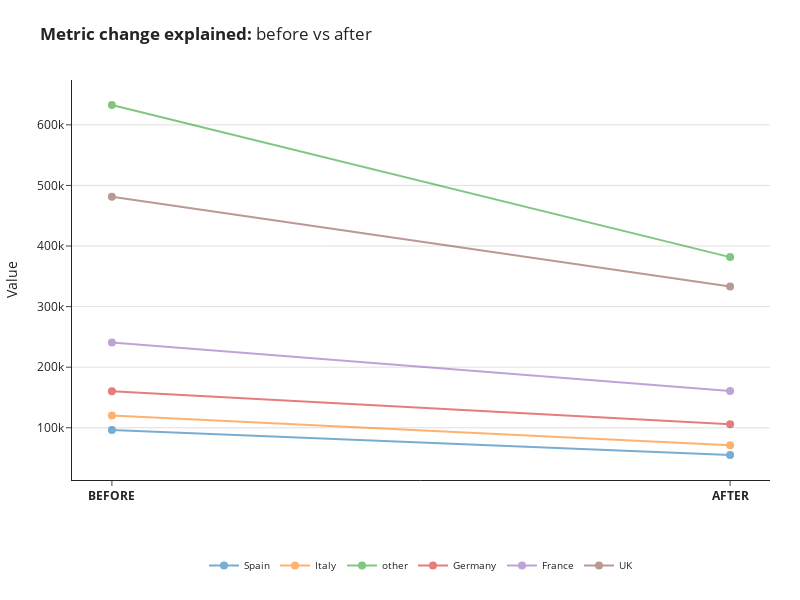
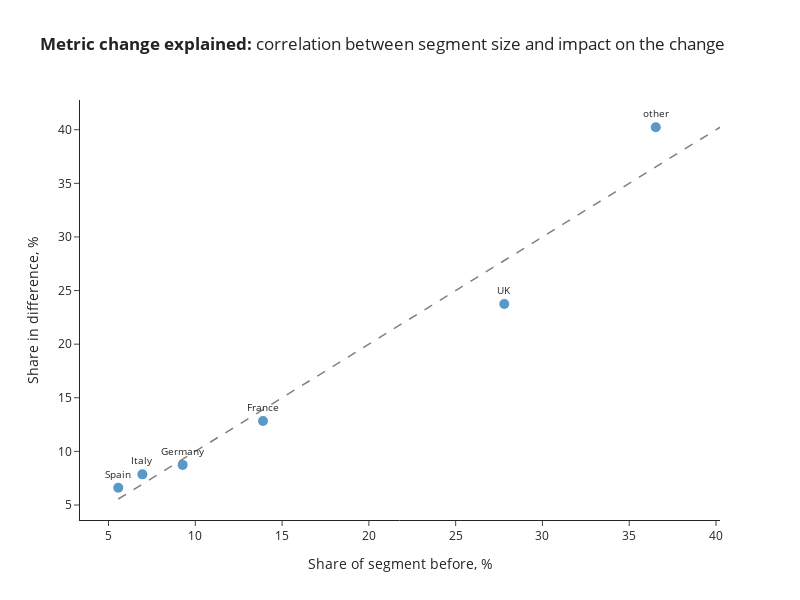
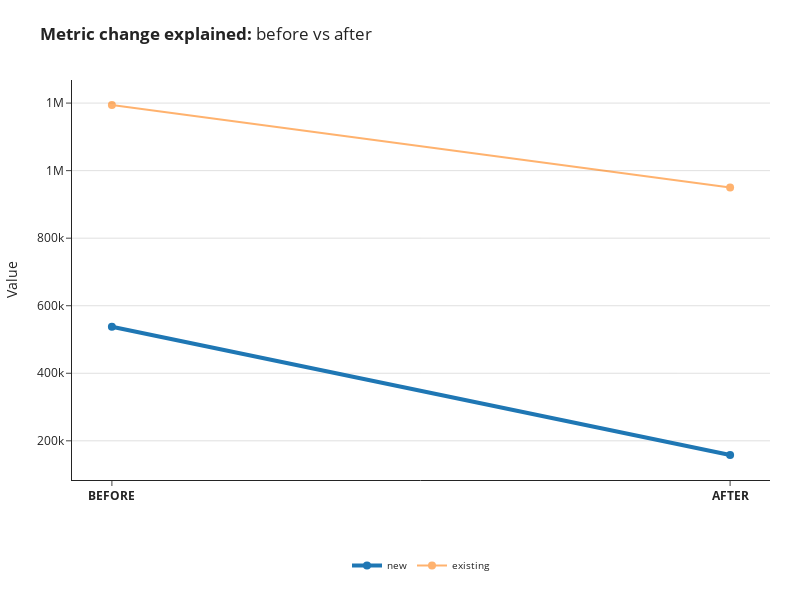
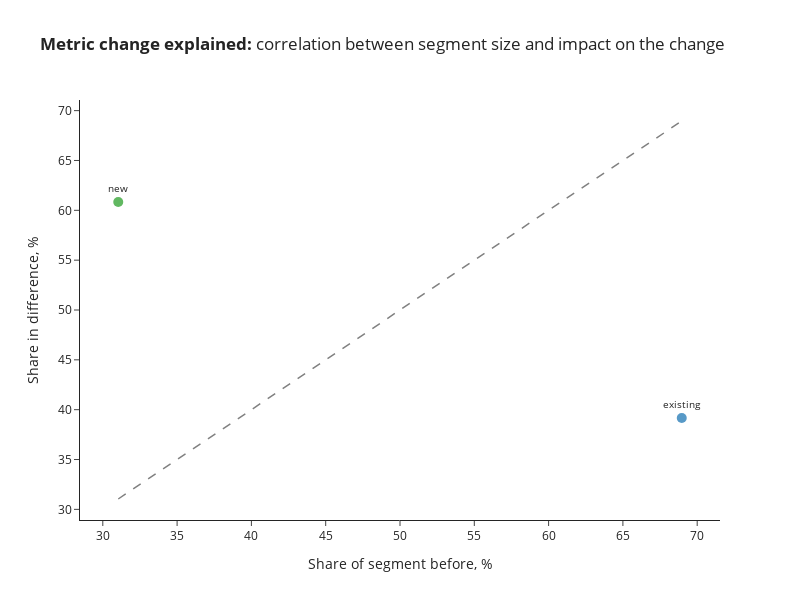

Here is the notebook cell these charts were saved with, in order:
### Code cell
task = """
Here is a pandas dataframe showing the revenue by segment, comparing values before (April 2025) and after (May 2025). 

You're a senior and experienced data analyst. Your task will be understand the changes to the revenue (after vs before) in different segments 
and provide executive summary.

## Follow the plan:
1. Start by udentifying the list of dimensions (columns in dataframe that are not "before" and "after")
2. There might be multiple dimensions in the dataframe. Start high-level by looking at each dimension in isolation, combine all results 
together into the list of segments analysed (don't forget to save the dimension used for each segment). 
Use the provided tools to analyse the changes of metrics: {tools_description}. 
3. Analyse the results from previous step and keep only segments that have outsized impact on the KPI change (absolute of impact_norm is above 1.25). 
4. Check what dimensions are present in the list of significant segment, if there are multiple ones - execute the tool on their combinations 
and add to the analysed segments. If after adding an additional dimension, all subsegments show close different_rate and impact_norm values, 
then we can exclude this split (even though impact_norm is above 1.25), since it doesn't explain anything. 
5. Summarise the significant changes you identified. 
6. Try to explain what is going on with metrics by getting info from the change_log_agent. Please, provide the agent the full context 
(what segments have outsized impact, what is the relative change and what is the period we're looking at). 
Summarise the information from the changelog and mention only 1-3 the most probable causes of the KPI change (starting from the most impactful one).
7. Put together 3-5 sentences commentary what happened high-level and why (based on the info received from the change log). 
Then follow it up with more detailed summary: 
- Top-line total value of metric before and after in human-readable format, absolute and relative change 
- List of segments that meaningfully influenced the metric positively or negatively with the following numbers: values before and after, 
absoltue and relative change, share of segment before, impact and normed impact. Order the segments by absolute value of absolute change since 
it represents the power of impact. 

## Instruction on the calculate_simple_growth_metrics tool:
By default, you should use the tool for the whole dataset not the segment, since it will give you the full information about the changes.

Here is the guidance how to interpret the output of the tool
- difference - the absolute difference between after and before values
- difference_rate - the relative difference (if it's close for all segments then the dimension is not informative)
- impact - the share of KPI differnce explained by this segment 
- segment_share_before - share of segment before
- impact_norm - impact normed on the share of segments, we're interested in very high or very low numbers since they show outsized impact, 
rule of thumb - impact_norm between -1.25 and 1.25 is not-informative 

If you're using the tool on the subset of dataframe keep in mind, thay the results won't be aplicable to the full dataset, so avoid using it 
unless you want to explicitly look at subset (i.e. change in France). If you decided to use the tool on a particular segment 
and share these results in the executive summary, explicitly outline that we're diving deeper into a particular segment.
""".format(tools_description = tools_description)
agent.run(
    task,
    additional_args={"df": df},
)

### Figure 1 — Plotly figure (JSON) as saved in the notebook; plotly's stock layout.template omitted (floating-point values rounded to 4 significant figures)
{"data": [{"line": {"color": "#1F77B4", "width": 2}, "marker": {"size": 8}, "mode": "lines+markers", "name": "Spain", "opacity": 0.6, "type": "scatter", "x": ["BEFORE", "AFTER"], "y": [96280.0, 55060.0]}, {"line": {"color": "#FF7F0E", "width": 2}, "marker": {"size": 8}, "mode": "lines+markers", "name": "Italy", "opacity": 0.6, "type": "scatter", "x": ["BEFORE", "AFTER"], "y": [120400.0, 71310.0]}, {"line": {"color": "#2CA02C", "width": 2}, "marker": {"size": 8}, "mode": "lines+markers", "name": "other", "opacity": 0.6, "type": "scatter", "x": ["BEFORE", "AFTER"], "y": [632800.0, 381700.0]}, {"line": {"color": "#D62728", "width": 2}, "marker": {"size": 8}, "mode": "lines+markers", "name": "Germany", "opacity": 0.6, "type": "scatter", "x": ["BEFORE", "AFTER"], "y": [160500.0, 106000.0]}, {"line": {"color": "#9467BD", "width": 2}, "marker": {"size": 8}, "mode": "lines+markers", "name": "France", "opacity": 0.6, "type": "scatter", "x": ["BEFORE", "AFTER"], "y": [240700.0, 160600.0]}, {"line": {"color": "#8C564B", "width": 2}, "marker": {"size": 8}, "mode": "lines+markers", "name": "UK", "opacity": 0.6, "type": "scatter", "x": ["BEFORE", "AFTER"], "y": [481400.0, 333200.0]}], "layout": {"height": 600, "legend": {"font": {"size": 10}, "orientation": "h", "x": 0.5, "xanchor": "center", "y": -0.25, "yanchor": "bottom"}, "margin": {"b": 120, "l": 60, "r": 30, "t": 80}, "plot_bgcolor": "white", "title": {"text": "<b>Metric change explained:</b> before vs after"}, "width": 800, "xaxis": {"autorange": true, "range": [-0.06458, 1.065], "showgrid": false, "tickfont": {"size": 12, "weight": "bold"}, "type": "category"}, "yaxis": {"autorange": true, "gridcolor": "rgba(211, 211, 211, 0.7)", "gridwidth": 1, "range": [13800.0, 674000.0], "showgrid": true, "tickformat": ".0s", "title": {"text": "Value"}, "type": "linear"}}}

### Figure 2 — Plotly figure (JSON) as saved in the notebook; plotly's stock layout.template omitted (floating-point values rounded to 4 significant figures)
{"data": [{"marker": {"color": "#1F77B4", "opacity": 0.75, "size": 10}, "mode": "markers", "showlegend": false, "type": "scatter", "x": [13.9], "y": [12.83]}, {"marker": {"color": "#1F77B4", "opacity": 0.75, "size": 10}, "mode": "markers", "showlegend": false, "type": "scatter", "x": [9.27], "y": [8.74]}, {"marker": {"color": "#1F77B4", "opacity": 0.75, "size": 10}, "mode": "markers", "showlegend": false, "type": "scatter", "x": [6.95], "y": [7.86]}, {"marker": {"color": "#1F77B4", "opacity": 0.75, "size": 10}, "mode": "markers", "showlegend": false, "type": "scatter", "x": [5.56], "y": [6.61]}, {"marker": {"color": "#1F77B4", "opacity": 0.75, "size": 10}, "mode": "markers", "showlegend": false, "type": "scatter", "x": [27.8], "y": [23.74]}, {"marker": {"color": "#1F77B4", "opacity": 0.75, "size": 10}, "mode": "markers", "showlegend": false, "type": "scatter", "x": [36.53], "y": [40.23]}, {"line": {"color": "gray", "dash": "dash", "width": 1.5}, "mode": "lines", "type": "scatter", "x": [5.56, 40.23], "y": [5.56, 40.23]}], "layout": {"annotations": [{"font": {"size": 10}, "showarrow": false, "text": "France", "x": 13.9, "xanchor": "center", "y": 12.83, "yanchor": "bottom", "yshift": 5}, {"font": {"size": 10}, "showarrow": false, "text": "Germany", "x": 9.27, "xanchor": "center", "y": 8.74, "yanchor": "bottom", "yshift": 5}, {"font": {"size": 10}, "showarrow": false, "text": "Italy", "x": 6.95, "xanchor": "center", "y": 7.86, "yanchor": "bottom", "yshift": 5}, {"font": {"size": 10}, "showarrow": false, "text": "Spain", "x": 5.56, "xanchor": "center", "y": 6.61, "yanchor": "bottom", "yshift": 5}, {"font": {"size": 10}, "showarrow": false, "text": "UK", "x": 27.8, "xanchor": "center", "y": 23.74, "yanchor": "bottom", "yshift": 5}, {"font": {"size": 10}, "showarrow": false, "text": "other", "x": 36.53, "xanchor": "center", "y": 40.23, "yanchor": "bottom", "yshift": 5}], "height": 600, "showlegend": false, "title": {"text": "<b>Metric change explained:</b> correlation between segment size and impact on the change"}, "width": 800, "xaxis": {"autorange": true, "range": [3.356, 40.23], "title": {"text": "Share of segment before, %"}, "type": "linear"}, "yaxis": {"autorange": true, "range": [3.602, 42.77], "title": {"text": "Share in difference, %"}, "type": "linear"}}}

### Figure 3 — Plotly figure (JSON) as saved in the notebook; plotly's stock layout.template omitted (floating-point values rounded to 4 significant figures)
{"data": [{"line": {"color": "#1F77B4", "width": 4}, "marker": {"size": 8}, "mode": "lines+markers", "name": "new", "opacity": 1, "type": "scatter", "x": ["BEFORE", "AFTER"], "y": [537600.0, 158000.0]}, {"line": {"color": "#FF7F0E", "width": 2}, "marker": {"size": 8}, "mode": "lines+markers", "name": "existing", "opacity": 0.6, "type": "scatter", "x": ["BEFORE", "AFTER"], "y": [1194000.0, 949900.0]}], "layout": {"height": 600, "legend": {"font": {"size": 10}, "orientation": "h", "x": 0.5, "xanchor": "center", "y": -0.25, "yanchor": "bottom"}, "margin": {"b": 120, "l": 60, "r": 30, "t": 80}, "plot_bgcolor": "white", "title": {"text": "<b>Metric change explained:</b> before vs after"}, "width": 800, "xaxis": {"autorange": true, "range": [-0.06458, 1.065], "showgrid": false, "tickfont": {"size": 12, "weight": "bold"}, "type": "category"}, "yaxis": {"autorange": true, "gridcolor": "rgba(211, 211, 211, 0.7)", "gridwidth": 1, "range": [83980.0, 1268000.0], "showgrid": true, "tickformat": ".0s", "title": {"text": "Value"}, "type": "linear"}}}

### Figure 4 — Plotly figure (JSON) as saved in the notebook; plotly's stock layout.template omitted (floating-point values rounded to 4 significant figures)
{"data": [{"marker": {"color": "#1F77B4", "opacity": 0.75, "size": 10}, "mode": "markers", "showlegend": false, "type": "scatter", "x": [68.96], "y": [39.17]}, {"marker": {"color": "#2CA02C", "opacity": 0.75, "size": 10}, "mode": "markers", "showlegend": false, "type": "scatter", "x": [31.04], "y": [60.83]}, {"line": {"color": "gray", "dash": "dash", "width": 1.5}, "mode": "lines", "type": "scatter", "x": [31.04, 68.96], "y": [31.04, 68.96]}], "layout": {"annotations": [{"font": {"size": 10}, "showarrow": false, "text": "existing", "x": 68.96, "xanchor": "center", "y": 39.17, "yanchor": "bottom", "yshift": 5}, {"font": {"size": 10}, "showarrow": false, "text": "new", "x": 31.04, "xanchor": "center", "y": 60.83, "yanchor": "bottom", "yshift": 5}], "height": 600, "showlegend": false, "title": {"text": "<b>Metric change explained:</b> correlation between segment size and impact on the change"}, "width": 800, "xaxis": {"autorange": true, "range": [28.47, 71.53], "title": {"text": "Share of segment before, %"}, "type": "linear"}, "yaxis": {"autorange": true, "range": [28.93, 71.07], "title": {"text": "Share in difference, %"}, "type": "linear"}}}
